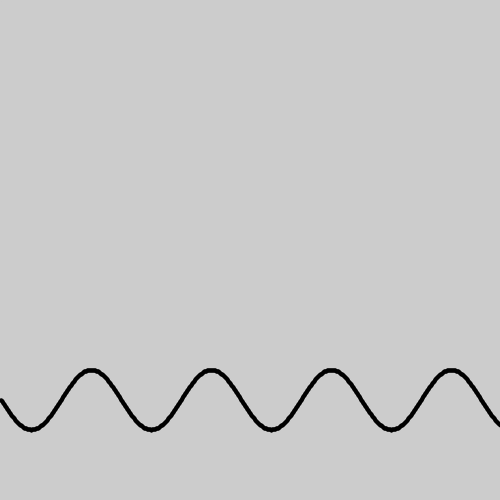
Frame 1 (no input)
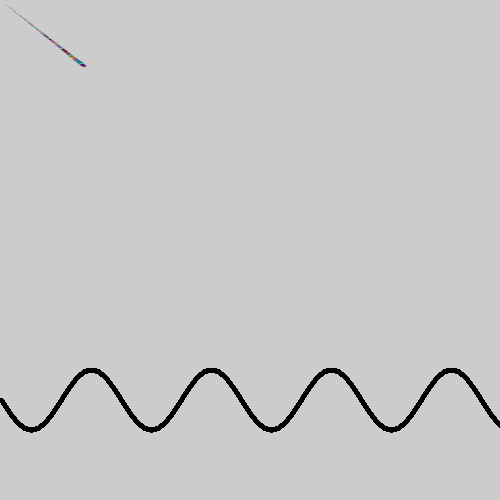
Frame 60 (the mouse pressed at the canvas centre just before this capture)
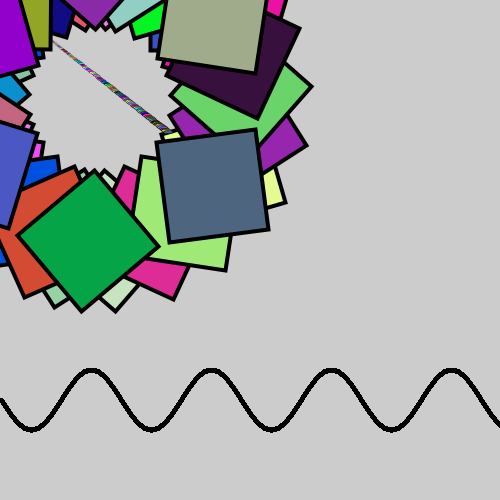
Frame 120 (the mouse held since frame 60 and released just before this capture)

The Processing sketch that drew these frames (run headless with seeded random() and noise(); from frame 60 on, the mouse is pressed at the canvas centre):

// Processing sketch: processing_129595
// ── processing_129595.pde

float timer= 0;
float waveHeight= 7;
float rad= 0.0;
float theScale= 0.0;
float reverseScale= 0.0;

void setup()
{
  size(500,500);
  frameRate(30);
}

void draw()
{
  //wave line
  strokeWeight(4);
  float startY=400;
  float ly= startY;
  float lx= 0.0;
  float endx= 500.0;
  float endy= 100.0;
  while(lx <endx)
  {
    float waveHeight= 30;
    float waveFrequency= 3;
    float nextX= lx+1;
    float nextY= startY + waveHeight * sin(radians(lx*waveFrequency));
    line(lx,ly,nextX,nextY);
    ly= nextY;
    lx= nextX;
  }
  fill(random(255),random(255),random(255));
  timer= timer + (1.0/30.0);
  theScale= theScale+ .001;
  reverseScale= reverseScale - 0.001;
  if (timer >= 2 && timer < 3.0)
  {
    pushMatrix();
    rad= rad+ 1;
    translate(100,100);
    rectMode(CENTER);
    rotate(rad);
    rect(100,100,100,100);
    popMatrix();
  }
  else if (timer >= 4.0)
  {
    pushMatrix();
    scale(theScale);
    ellipse(250,250, 200,200);
    popMatrix();
  }
  //pulsing
    pushMatrix();
    scale(theScale);
    translate(1000,1000);
    ellipse(400,100,80,30);
    popMatrix();

    if (theScale >= 100)
    {
      pushMatrix();
      scale(reverseScale);
      translate(350,200);
      ellipse(400,100,80,30);
      popMatrix();
    }
}
